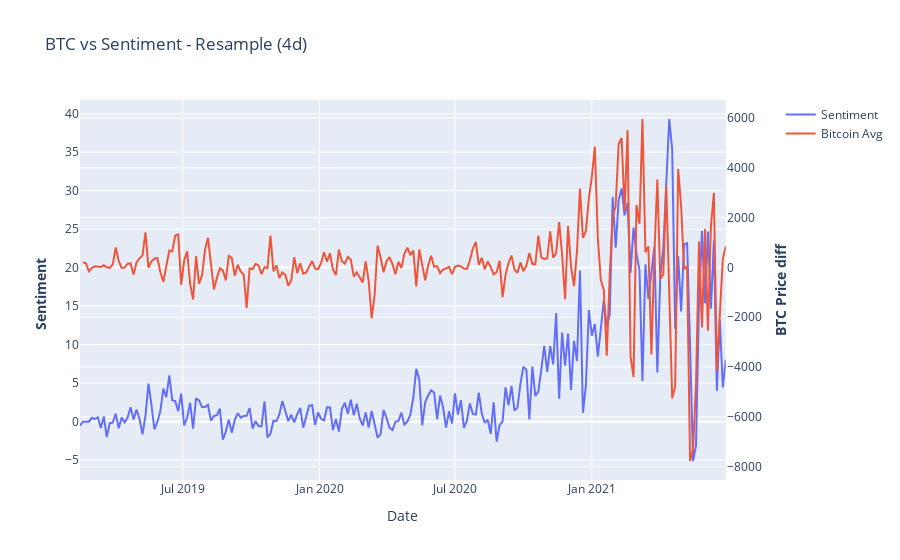

Notebook source saved alongside this figure:
### Code cell
eval.get_ts_2axis(qa.head(10000).polarity_lr,btc.y,resample_period='4d',btc_transformation='diff')

### Figure 1 — Plotly figure (JSON) as saved in the notebook; plotly's stock layout.template omitted (floating-point values rounded to 4 significant figures; data arrays with more than 128 entries replaced by an {"elided": "..."} marker saying what was removed)
{"data": [{"name": "Sentiment", "type": "scatter", "x": {"elided": "218 str values"}, "xaxis": "x", "y": {"elided": "218 float values"}, "yaxis": "y"}, {"name": "Bitcoin Avg", "type": "scatter", "x": {"elided": "218 str values"}, "xaxis": "x", "y": {"elided": "218 float values"}, "yaxis": "y2"}], "layout": {"title": {"text": "BTC vs Sentiment - Resample (4d)"}, "xaxis": {"anchor": "y", "domain": [0, 0.94], "title": {"text": "Date"}}, "yaxis": {"anchor": "x", "domain": [0, 1], "title": {"text": "<b>Sentiment  </b>"}}, "yaxis2": {"anchor": "x", "overlaying": "y", "side": "right", "title": {"text": "<b>BTC Price diff</b>"}}}}
